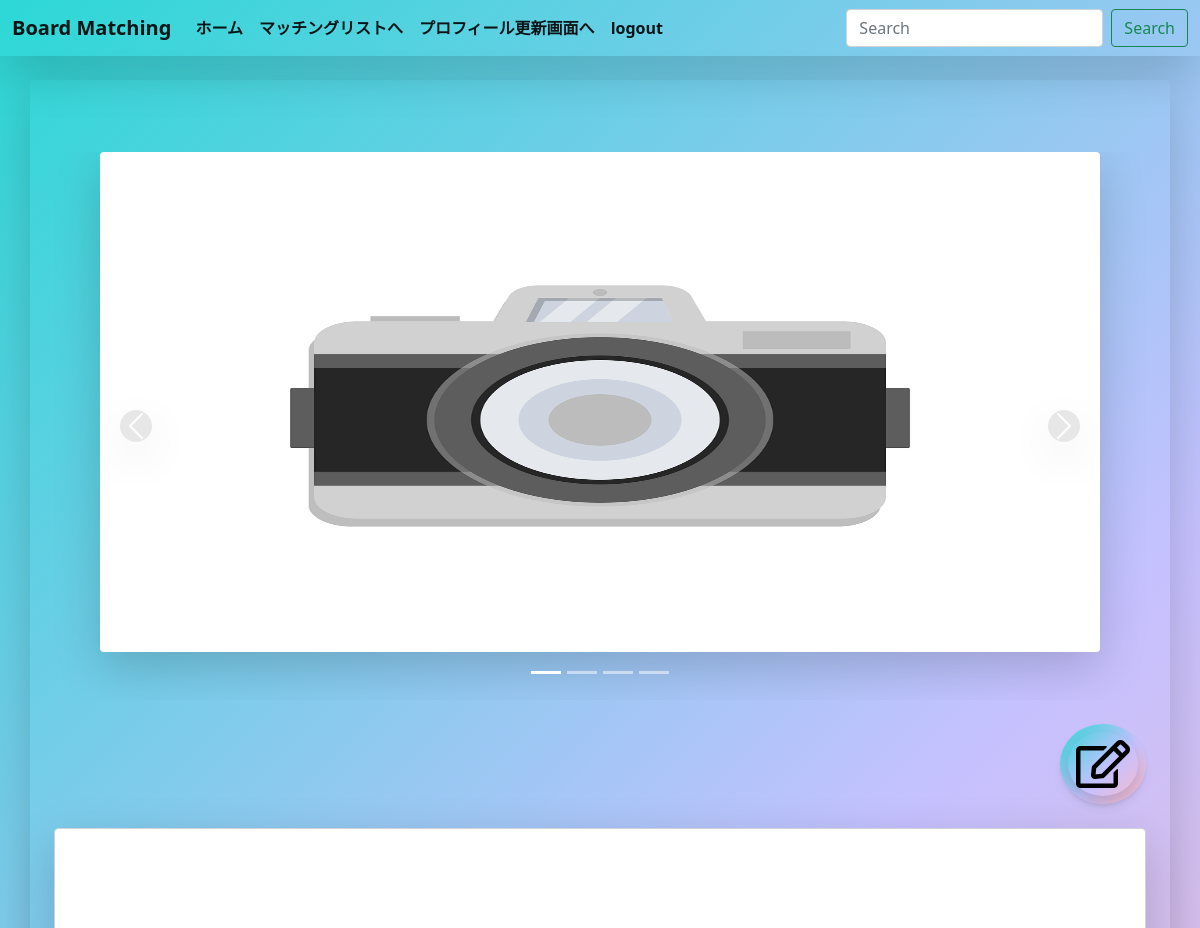
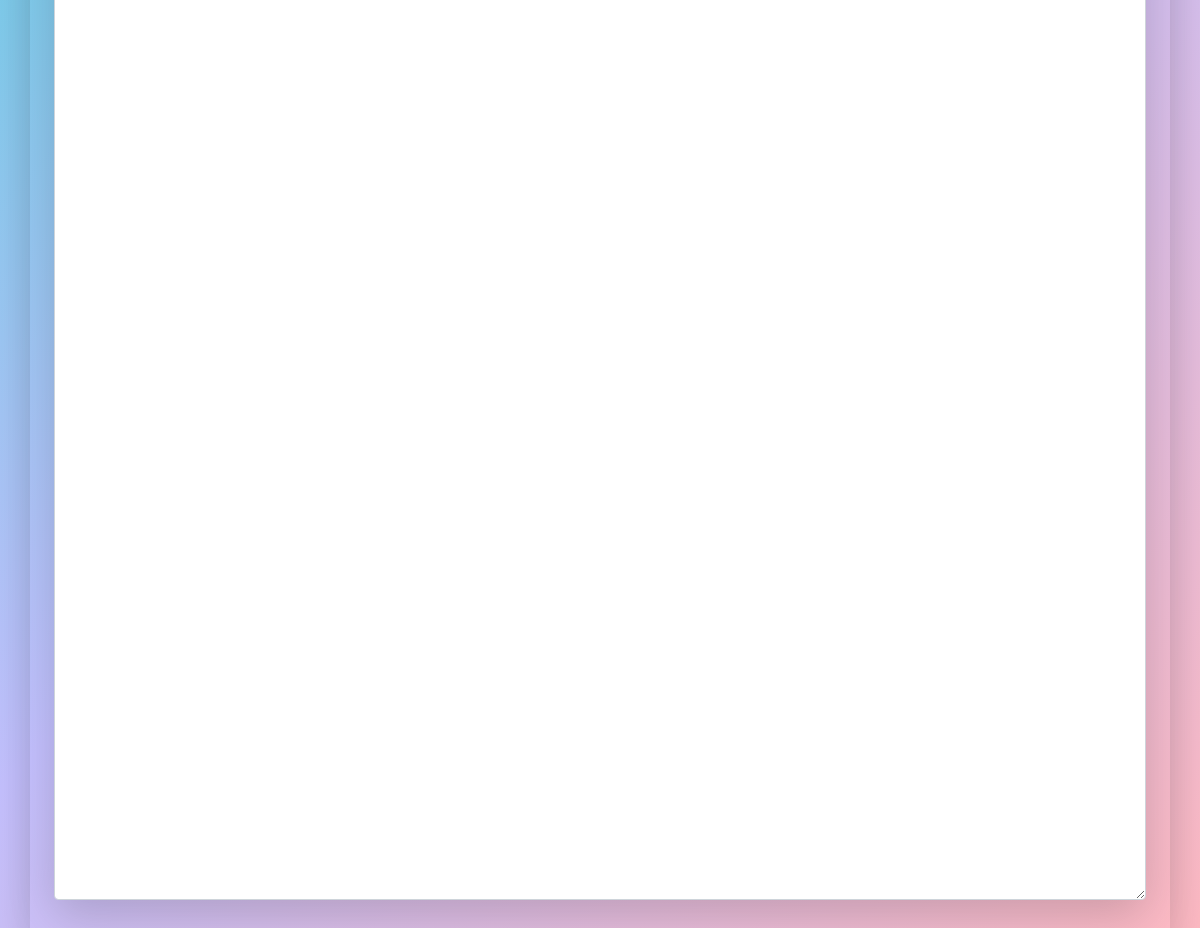
Page /5/update/ on the earlier database version (2 pictures, top to bottom).
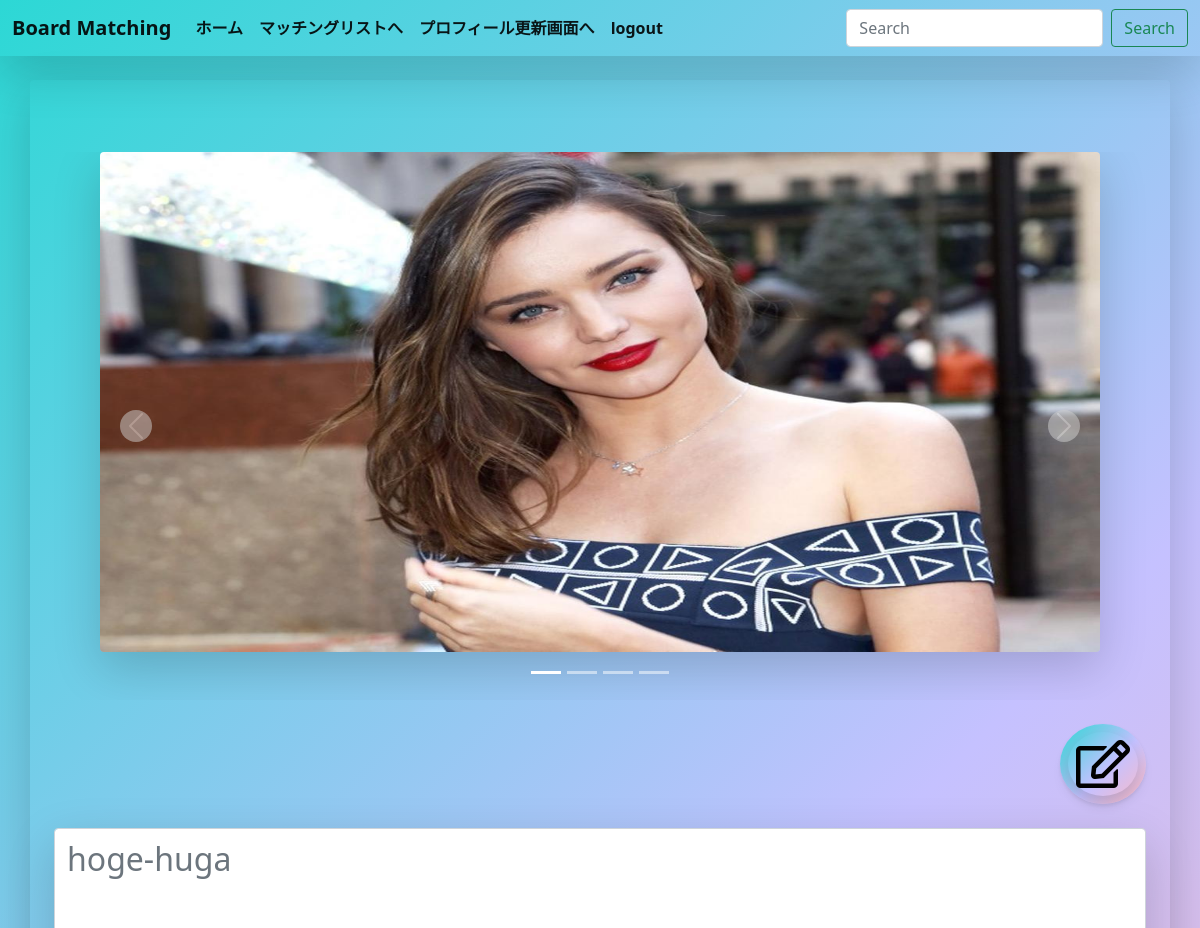
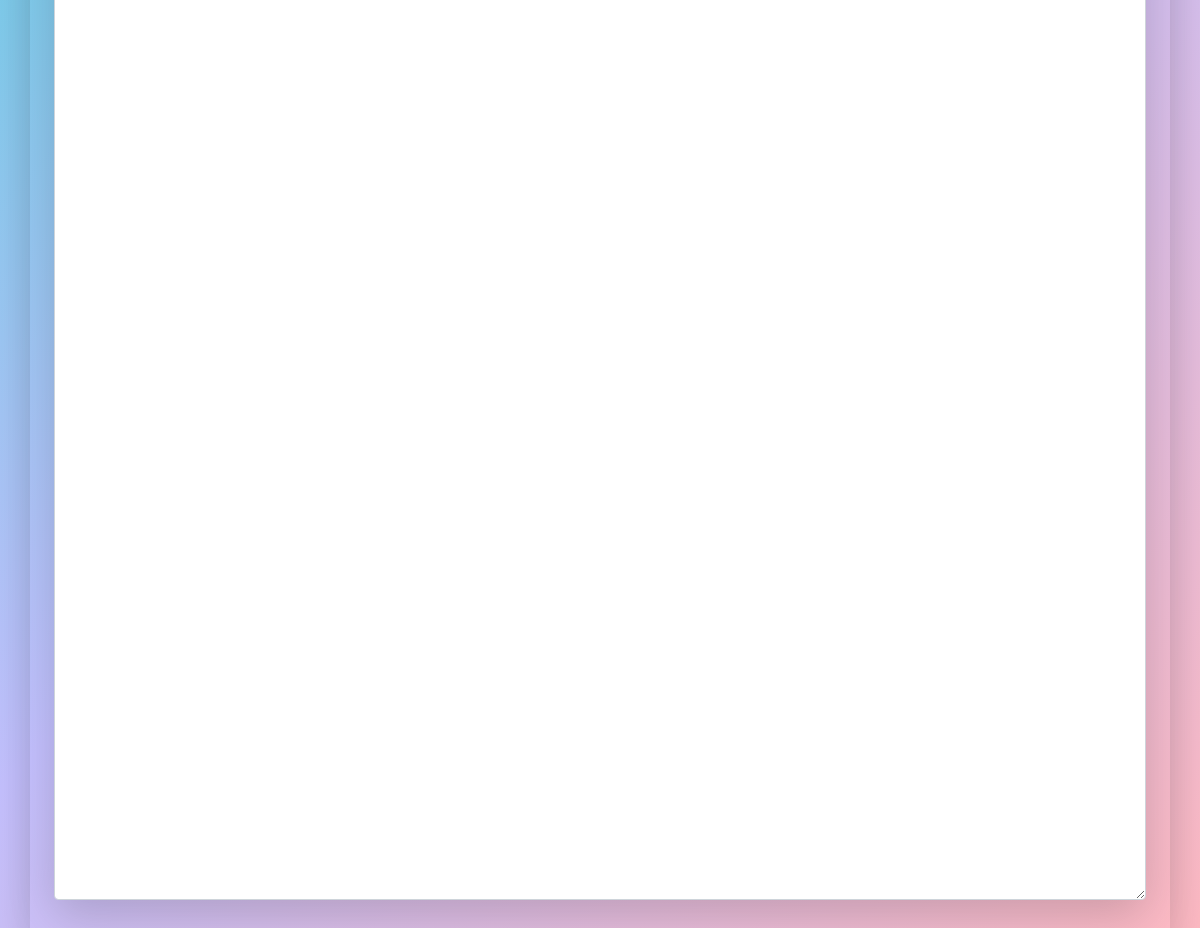
Same page on the later database version (2 pictures, top to bottom).
### boardapp/models.py (models this page shows)
class Profile(models.Model):
    user = models.OneToOneField(User, on_delete=models.CASCADE,primary_key=True)
    image = models.ImageField(upload_to='')
    image2 = models.ImageField(upload_to='')
    image3 = models.ImageField(upload_to='')
    image4 = models.ImageField(upload_to='')
    image5 = models.ImageField(upload_to='')
    gender = models.CharField(max_length=20, blank=True)
    birth_date = models.DateField(null=True, blank=True)
    age = models.IntegerField(null=True, blank=True, default=1)
    location = models.CharField(max_length=30, blank=True)
    introduction_text = models.CharField(max_length=500, blank=True)

### boardapp/views.py (the view)
# urls.py: path('<int:pk>/update/', profileUpdate.as_view(), name='update'),
class profileUpdate(UpdateView):
    template_name = 'updateProfile.html'
    model = Profile
    fields = ('image','image2','image3','image4','image5','introduction_text')
    success_url = reverse_lazy('list')

### templates/updateProfile.html (shortened to what this page needs)
{% extends 'base.html' %}
{% load static %}
{% block customcss %}
<link href="{% static 'list.css' %}" rel="stylesheet">
{% endblock customcss %}
{% block content %}
<div class="container fade2">
     <form method="POST" enctype="multipart/form-data">{% csrf_token %}
         <br><br>
         <br>
         <div id="carouselExampleIndicators" class="carousel slide" data-bs-ride="carousel">
             <ol class="carousel-indicators">
                 <li data-bs-target="#carouselExampleIndicators" data-bs-slide-to="0" class="active"></li>
                 <li data-bs-target="#carouselExampleIndicators" data-bs-slide-to="1"></li>
                 <li data-bs-target="#carouselExampleIndicators" data-bs-slide-to="2"></li>
                 <li data-bs-target="#carouselExampleIndicators" data-bs-slide-to="3"></li>
             </ol>
             <div class="carousel-inner">
                 <div class="carousel-item active">
                     <label class="w-100">
                         <span class="w-100">
                             <img class="d-block mx-auto rounded shadow-lg" src="/medi/{{ profile.image2 }}"
                                 style="height: 500px; width: 1000px;">
                         </span>
                         <br><br>
                     </label>
                 </div>
             </div>
             <a class="carousel-control-prev" href="#carouselExampleIndicators" role="button" data-bs-slide="prev">
                 <span class="carousel-control-prev-icon shadow-lg rounded-circle p-1"
                     style="background-color: #d0d0d0;" aria-hidden="true"></span>
             </a>
             <a class="carousel-control-next" href="#carouselExampleIndicators" role="button" data-bs-slide="next">
                 <span class="carousel-control-next-icon shadow-lg rounded-circle p-1"
                     style="background-color: #d0d0d0;" aria-hidden="true"></span>
             </a>
         </div>
         <br>
         <div class="mb-3">
             <div class="d-flex justify-content-between">
                 <button type="submit" class="rounded-circle shadow-sm p-2 assimilation"
                     style="border: none; outline: none;" onMouseOut="this.style.background='linear-gradient(-225deg, #2CD8D5 0%, #C5C1FF 56%, #FFBAC3 100%)'" onMouseOver="this.style.background='rgba(255, 255, 255, .2)'">
                     <i class="far fa-edit fa-3x shadow rounded-circle p-2"></i>
                 </button>
             </div>
             <br>
             <textarea class="form-control shadow-lg intro-text" id="exampleFormControlTextarea1" rows="3"
                 name="introduction_text" placeholder="{{ profile.introduction_text }}"></textarea>
         </div>
     </form>
     <br>
 </div>
{% endblock content %}

Differences in the rows shown:
changed Profile: image2: picture added in place of a placeholder; introduction_text (not shown) → "hoge-huga"
